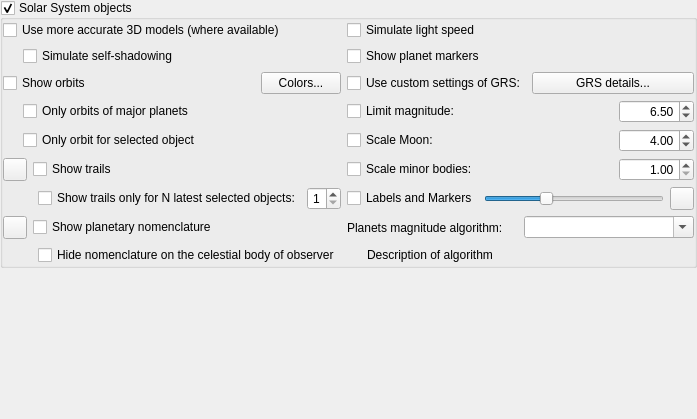
        <widget class="QWidget" name="page_SS">
         <layout class="QGridLayout" name="gridLayout_22">
          <property name="leftMargin">
           <number>0</number>
          </property>
          <property name="topMargin">
           <number>0</number>
          </property>
          <property name="rightMargin">
           <number>0</number>
          </property>
          <property name="bottomMargin">
           <number>0</number>
          </property>
          <property name="spacing">
           <number>0</number>
          </property>
          <item row="1" column="0">
           <spacer name="verticalSpacer_4">
            <property name="orientation">
             <enum>Qt::Vertical</enum>
            </property>
            <property name="sizeHint" stdset="0">
             <size>
              <width>20</width>
              <height>151</height>
             </size>
            </property>
           </spacer>
          </item>
          <item row="0" column="0">
           <widget class="QGroupBox" name="planetsGroupBox">
            <property name="title">
             <string>Solar System objects</string>
            </property>
            <property name="flat">
             <bool>true</bool>
            </property>
            <property name="checkable">
             <bool>true</bool>
            </property>
            <layout class="QGridLayout" name="gridLayout_20">
             <property name="leftMargin">
              <number>0</number>
             </property>
             <property name="topMargin">
              <number>0</number>
             </property>
             <property name="rightMargin">
              <number>0</number>
             </property>
             <property name="bottomMargin">
              <number>0</number>
             </property>
             <item row="12" column="0">
              <layout class="QHBoxLayout" name="horizontalLayout_13">
               <item>
                <spacer name="horizontalSpacer_9">
                 <property name="orientation">
                  <enum>Qt::Horizontal</enum>
                 </property>
                 <property name="sizeType">
                  <enum>QSizePolicy::Fixed</enum>
                 </property>
                 <property name="sizeHint" stdset="0">
                  <size>
                   <width>35</width>
                   <height>20</height>
                  </size>
                 </property>
                </spacer>
               </item>
               <item>
                <widget class="QCheckBox" name="hidePlanetNomenclatureCheckBox">
                 <property name="text">
                  <string>Hide nomenclature on the celestial body of observer</string>
                 </property>
                </widget>
               </item>
              </layout>
             </item>
             <item row="10" column="0">
              <layout class="QHBoxLayout" name="horizontalLayout_18">
               <item>
                <spacer name="horizontalSpacer_10">
                 <property name="orientation">
                  <enum>Qt::Horizontal</enum>
                 </property>
                 <property name="sizeType">
                  <enum>QSizePolicy::Fixed</enum>
                 </property>
                 <property name="sizeHint" stdset="0">
                  <size>
                   <width>35</width>
                   <height>20</height>
                  </size>
                 </property>
                </spacer>
               </item>
               <item>
                <widget class="QCheckBox" name="planetIsolatedTrailsCheckBox">
                 <property name="toolTip">
                  <string>Deactivate this option if you want to see the trails for all Solar system bodies.</string>
                 </property>
                 <property name="text">
                  <string>Show trails only for N latest selected objects:</string>
                 </property>
                </widget>
               </item>
               <item>
                <widget class="QSpinBox" name="planetIsolatedTrailsSpinBox">
                 <property name="maximumSize">
                  <size>
                   <width>50</width>
                   <height>16777213</height>
                  </size>
                 </property>
                 <property name="alignment">
                  <set>Qt::AlignRight|Qt::AlignTrailing|Qt::AlignVCenter</set>
                 </property>
                 <property name="minimum">
                  <number>1</number>
                 </property>
                 <property name="maximum">
                  <number>5</number>
                 </property>
                 <property name="value">
                  <number>1</number>
                 </property>
                </widget>
               </item>
              </layout>
             </item>
             <item row="6" column="0">
              <layout class="QHBoxLayout" name="horizontalLayout_2">
               <item>
                <spacer name="horizontalSpacer_5">
                 <property name="orientation">
                  <enum>Qt::Horizontal</enum>
                 </property>
                 <property name="sizeType">
                  <enum>QSizePolicy::Fixed</enum>
                 </property>
                 <property name="sizeHint" stdset="0">
                  <size>
                   <width>20</width>
                   <height>20</height>
                  </size>
                 </property>
                </spacer>
               </item>
               <item>
                <widget class="QCheckBox" name="planetIsolatedOrbitCheckBox">
                 <property name="toolTip">
                  <string>Deactivate this option if you want to see orbit for selected planet and its moons.</string>
                 </property>
                 <property name="text">
                  <string>Only orbit for selected object</string>
                 </property>
                </widget>
               </item>
              </layout>
             </item>
             <item row="4" column="0">
              <layout class="QHBoxLayout" name="horizontalLayout_16">
               <property name="bottomMargin">
                <number>0</number>
               </property>
               <item>
                <widget class="QCheckBox" name="planetOrbitCheckBox">
                 <property name="sizePolicy">
                  <sizepolicy hsizetype="Minimum" vsizetype="Fixed">
                   <horstretch>0</horstretch>
                   <verstretch>0</verstretch>
                  </sizepolicy>
                 </property>
                 <property name="text">
                  <string>Show orbits</string>
                 </property>
                </widget>
               </item>
               <item>
                <spacer name="horizontalSpacer_4">
                 <property name="orientation">
                  <enum>Qt::Horizontal</enum>
                 </property>
                 <property name="sizeHint" stdset="0">
                  <size>
                   <width>40</width>
                   <height>20</height>
                  </size>
                 </property>
                </spacer>
               </item>
               <item>
                <widget class="QPushButton" name="pushButtonOrbitColors">
                 <property name="toolTip">
                  <string>Configure colors of orbit lines</string>
                 </property>
                 <property name="text">
                  <string>Colors...</string>
                 </property>
                </widget>
               </item>
              </layout>
             </item>
             <item row="0" column="0">
              <widget class="QCheckBox" name="planetUseObjModelsCheckBox">
               <property name="toolTip">
                <string/>
               </property>
               <property name="text">
                <string>Use more accurate 3D models (where available)</string>
               </property>
              </widget>
             </item>
             <item row="11" column="1">
              <layout class="QHBoxLayout" name="horizontalLayout_6">
               <item>
                <widget class="QLabel" name="planetDetailsLabel">
                 <property name="text">
                  <string>Planets magnitude algorithm:</string>
                 </property>
                </widget>
               </item>
               <item>
                <widget class="QComboBox" name="planetMagnitudeAlgorithmComboBox">
                 <property name="editable">
                  <bool>true</bool>
                 </property>
                 <property name="insertPolicy">
                  <enum>QComboBox::NoInsert</enum>
                 </property>
                </widget>
               </item>
              </layout>
             </item>
             <item row="1" column="0">
              <layout class="QHBoxLayout" name="horizontalLayoutSelfShadowing">
               <item>
                <spacer name="horizontalSpacerSelfShadowing">
                 <property name="orientation">
                  <enum>Qt::Horizontal</enum>
                 </property>
                 <property name="sizeType">
                  <enum>QSizePolicy::Fixed</enum>
                 </property>
                 <property name="sizeHint" stdset="0">
                  <size>
                   <width>20</width>
                   <height>20</height>
                  </size>
                 </property>
                </spacer>
               </item>
               <item>
                <widget class="QCheckBox" name="planetShowObjSelfShadowsCheckBox">
                 <property name="toolTip">
                  <string/>
                 </property>
                 <property name="text">
                  <string>Simulate self-shadowing</string>
                 </property>
                </widget>
               </item>
              </layout>
             </item>
             <item row="8" column="0">
              <layout class="QHBoxLayout" name="horizontalLayout_19">
               <item>
                <widget class="QToolButton" name="planetTrailsColor">
                 <property name="toolTip">
                  <string>Color of trails</string>
                 </property>
                </widget>
               </item>
               <item>
                <widget class="QCheckBox" name="planetTrailsCheckBox">
                 <property name="text">
                  <string>Show trails</string>
                 </property>
                </widget>
               </item>
              </layout>
             </item>
             <item row="5" column="0">
              <layout class="QHBoxLayout" name="horizontalLayout_12">
               <item>
                <spacer name="horizontalSpacer_8">
                 <property name="orientation">
                  <enum>Qt::Horizontal</enum>
                 </property>
                 <property name="sizeType">
                  <enum>QSizePolicy::Fixed</enum>
                 </property>
                 <property name="sizeHint" stdset="0">
                  <size>
                   <width>20</width>
                   <height>20</height>
                  </size>
                 </property>
                </spacer>
               </item>
               <item>
                <widget class="QCheckBox" name="planetOrbitOnlyCheckBox">
                 <property name="text">
                  <string>Only orbits of major planets</string>
                 </property>
                </widget>
               </item>
              </layout>
             </item>
             <item row="11" column="0">
              <layout class="QHBoxLayout" name="horizontalLayout_9">
               <item>
                <widget class="QToolButton" name="planetNomenclatureColor">
                 <property name="toolTip">
                  <string>Color of nomenclature labels</string>
                 </property>
                 <property name="text">
                  <string/>
                 </property>
                </widget>
               </item>
               <item>
                <widget class="QCheckBox" name="planetNomenclatureCheckBox">
                 <property name="toolTip">
                  <string>Show hints and labels for planetary features</string>
                 </property>
                 <property name="text">
                  <string>Show planetary nomenclature</string>
                 </property>
                </widget>
               </item>
              </layout>
             </item>
             <item row="0" column="1">
              <widget class="QCheckBox" name="planetLightSpeedCheckBox">
               <property name="toolTip">
                <string>Activate this option to simulate the effect of real speed of light (recommended).</string>
               </property>
               <property name="text">
                <string>Simulate light speed</string>
               </property>
              </widget>
             </item>
             <item row="12" column="1">
              <layout class="QHBoxLayout" name="horizontalLayout_3">
               <property name="topMargin">
                <number>0</number>
               </property>
               <item>
                <spacer name="horizontalSpacer_6">
                 <property name="orientation">
                  <enum>Qt::Horizontal</enum>
                 </property>
                 <property name="sizeType">
                  <enum>QSizePolicy::Fixed</enum>
                 </property>
                 <property name="sizeHint" stdset="0">
                  <size>
                   <width>20</width>
                   <height>20</height>
                  </size>
                 </property>
                </spacer>
               </item>
               <item>
                <widget class="QLabel" name="planetMagnitudeAlgorithmDescription">
                 <property name="text">
                  <string notr="true">Description of algorithm</string>
                 </property>
                 <property name="textFormat">
                  <enum>Qt::RichText</enum>
                 </property>
                 <property name="wordWrap">
                  <bool>true</bool>
                 </property>
                </widget>
               </item>
              </layout>
             </item>
             <item row="10" column="1">
              <layout class="QHBoxLayout" name="horizontalLayout_17">
               <item>
                <widget class="QCheckBox" name="planetLabelCheckBox">
                 <property name="text">
                  <string>Labels and Markers</string>
                 </property>
                </widget>
               </item>
               <item>
                <widget class="QSlider" name="planetsLabelsHorizontalSlider">
                 <property name="sizePolicy">
                  <sizepolicy hsizetype="Preferred" vsizetype="Fixed">
                   <horstretch>0</horstretch>
                   <verstretch>0</verstretch>
                  </sizepolicy>
                 </property>
                 <property name="minimumSize">
                  <size>
                   <width>180</width>
                   <height>0</height>
                  </size>
                 </property>
                 <property name="value">
                  <number>33</number>
                 </property>
                 <property name="orientation">
                  <enum>Qt::Horizontal</enum>
                 </property>
                </widget>
               </item>
               <item>
                <widget class="QToolButton" name="planetLabelColor">
                 <property name="toolTip">
                  <string>Color of planet labels</string>
                 </property>
                </widget>
               </item>
              </layout>
             </item>
             <item row="8" column="1">
              <layout class="QHBoxLayout" name="scaleSelectedHorizontalLayout">
               <item>
                <widget class="QCheckBox" name="planetScaleMinorBodyCheckBox">
                 <property name="text">
                  <string>Scale minor bodies:</string>
                 </property>
                </widget>
               </item>
               <item>
                <widget class="QDoubleSpinBox" name="minorBodyScaleFactor">
                 <property name="maximumSize">
                  <size>
                   <width>75</width>
                   <height>16777215</height>
                  </size>
                 </property>
                 <property name="alignment">
                  <set>Qt::AlignRight|Qt::AlignTrailing|Qt::AlignVCenter</set>
                 </property>
                 <property name="decimals">
                  <number>2</number>
                 </property>
                 <property name="minimum">
                  <double>1.000000000000000</double>
                 </property>
                 <property name="maximum">
                  <double>100.000000000000000</double>
                 </property>
                 <property name="singleStep">
                  <double>0.500000000000000</double>
                 </property>
                </widget>
               </item>
              </layout>
             </item>
             <item row="6" column="1">
              <layout class="QHBoxLayout" name="horizontalLayout">
               <item>
                <widget class="QCheckBox" name="planetScaleMoonCheckBox">
                 <property name="text">
                  <string>Scale Moon:</string>
                 </property>
                </widget>
               </item>
               <item>
                <widget class="QDoubleSpinBox" name="moonScaleFactor">
                 <property name="maximumSize">
                  <size>
                   <width>75</width>
                   <height>16777215</height>
                  </size>
                 </property>
                 <property name="toolTip">
                  <string>Scale factor</string>
                 </property>
                 <property name="alignment">
                  <set>Qt::AlignRight|Qt::AlignTrailing|Qt::AlignVCenter</set>
                 </property>
                 <property name="decimals">
                  <number>2</number>
                 </property>
                 <property name="minimum">
                  <double>1.000000000000000</double>
                 </property>
                 <property name="maximum">
                  <double>20.000000000000000</double>
                 </property>
                 <property name="singleStep">
                  <double>0.100000000000000</double>
                 </property>
                 <property name="value">
                  <double>4.000000000000000</double>
                 </property>
                </widget>
               </item>
              </layout>
             </item>
             <item row="5" column="1">
              <layout class="QHBoxLayout" name="planetLimMagHorizontalLayout">
               <item>
                <widget class="QCheckBox" name="planetLimitMagnitudeCheckBox">
                 <property name="toolTip">
                  <string>Limit the magnitude of solar system objects</string>
                 </property>
                 <property name="text">
                  <string>Limit magnitude:</string>
                 </property>
                </widget>
               </item>
               <item>
                <widget class="QDoubleSpinBox" name="planetLimitMagnitudeDoubleSpinBox">
                 <property name="maximumSize">
                  <size>
                   <width>75</width>
                   <height>16777215</height>
                  </size>
                 </property>
                 <property name="alignment">
                  <set>Qt::AlignRight|Qt::AlignTrailing|Qt::AlignVCenter</set>
                 </property>
                 <property name="maximum">
                  <double>22.000000000000000</double>
                 </property>
                 <property name="singleStep">
                  <double>0.100000000000000</double>
                 </property>
                 <property name="value">
                  <double>6.500000000000000</double>
                 </property>
                </widget>
               </item>
              </layout>
             </item>
             <item row="4" column="1">
              <layout class="QHBoxLayout" name="horizontalLayout_15">
               <item>
                <widget class="QCheckBox" name="customGrsSettingsCheckBox">
                 <property name="text">
                  <string>Use custom settings of GRS:</string>
                 </property>
                </widget>
               </item>
               <item>
                <widget class="QPushButton" name="pushButtonGrsDetails">
                 <property name="text">
                  <string>GRS details...</string>
                 </property>
                </widget>
               </item>
              </layout>
             </item>
             <item row="1" column="1">
              <widget class="QCheckBox" name="planetMarkerCheckBox">
               <property name="text">
                <string>Show planet markers</string>
               </property>
              </widget>
             </item>
            </layout>
           </widget>
          </item>
         </layout>
        </widget>
